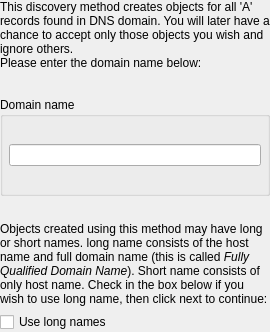
     <widget class="QWidget" name="WizardPage3">
      <layout class="QVBoxLayout">
       <property name="margin">
        <number>0</number>
       </property>
       <item>
        <widget class="QLabel" name="textLabel2">
         <property name="text">
          <string>This discovery method creates objects for all 'A' records found in DNS domain. You will later have a chance to accept only those objects you wish and ignore others.
Please enter the domain name below:</string>
         </property>
         <property name="alignment">
          <set>Qt::AlignVCenter</set>
         </property>
         <property name="wordWrap">
          <bool>true</bool>
         </property>
        </widget>
       </item>
       <item>
        <spacer>
         <property name="orientation">
          <enum>Qt::Vertical</enum>
         </property>
         <property name="sizeType">
          <enum>QSizePolicy::Expanding</enum>
         </property>
         <property name="sizeHint" stdset="0">
          <size>
           <width>20</width>
           <height>21</height>
          </size>
         </property>
        </spacer>
       </item>
       <item>
        <widget class="QGroupBox" name="groupBox2">
         <property name="title">
          <string>Domain name</string>
         </property>
         <layout class="QVBoxLayout">
          <property name="margin">
           <number>6</number>
          </property>
          <item>
           <spacer>
            <property name="orientation">
             <enum>Qt::Vertical</enum>
            </property>
            <property name="sizeType">
             <enum>QSizePolicy::Expanding</enum>
            </property>
            <property name="sizeHint" stdset="0">
             <size>
              <width>20</width>
              <height>21</height>
             </size>
            </property>
           </spacer>
          </item>
          <item>
           <widget class="QLineEdit" name="domainname"/>
          </item>
          <item>
           <spacer>
            <property name="orientation">
             <enum>Qt::Vertical</enum>
            </property>
            <property name="sizeType">
             <enum>QSizePolicy::Expanding</enum>
            </property>
            <property name="sizeHint" stdset="0">
             <size>
              <width>20</width>
              <height>21</height>
             </size>
            </property>
           </spacer>
          </item>
         </layout>
        </widget>
       </item>
       <item>
        <spacer>
         <property name="orientation">
          <enum>Qt::Vertical</enum>
         </property>
         <property name="sizeType">
          <enum>QSizePolicy::Expanding</enum>
         </property>
         <property name="sizeHint" stdset="0">
          <size>
           <width>20</width>
           <height>20</height>
          </size>
         </property>
        </spacer>
       </item>
       <item>
        <widget class="QLabel" name="textLabel3">
         <property name="text">
          <string>Objects created using this method may have long or short names. long name consists of the host name and full domain name (this is called &lt;i&gt;Fully Qualified Domain Name&lt;/i&gt;). Short name consists of only host name. Check in the box below if you wish to use long name, then click next to continue:</string>
         </property>
         <property name="alignment">
          <set>Qt::AlignVCenter</set>
         </property>
         <property name="wordWrap">
          <bool>true</bool>
         </property>
        </widget>
       </item>
       <item>
        <widget class="QCheckBox" name="uselongname">
         <property name="text">
          <string>Use long names</string>
         </property>
        </widget>
       </item>
      </layout>
     </widget>
